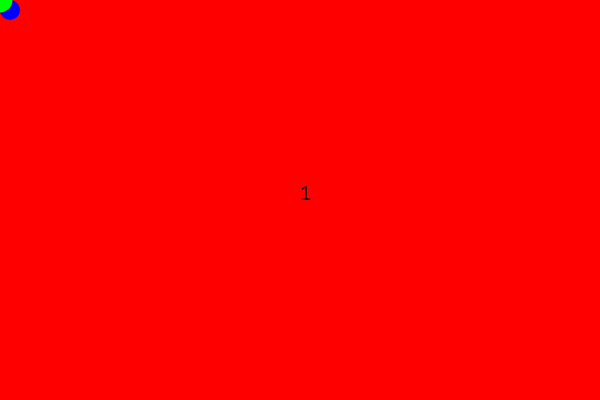
Frame 1 (no input)
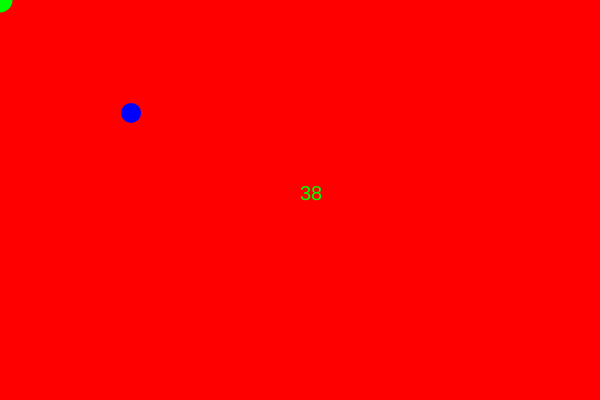
Frame 60 (no input)
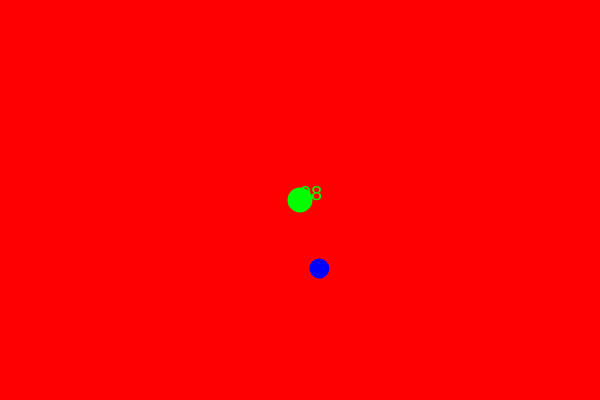
Frame 120 (the mouse pressed at the canvas centre since frame 60)

The p5.js sketch that drew these frames (run headless with seeded random() and noise() and a simulated clock; from frame 60 on, the mouse is pressed at the canvas centre):

// p5.js sketch
// ── sketch.js
function setup() {
	createCanvas(600,400);
	frameRate(30);
}
//fixed x and y position
var posX = 10;
var posY = 10;

//Max time
var maxtime = 100;
//time var
var eltime = 0;

var diamAuto = 20;
var radAuto = diamAuto/2;

var diamMouse = 30;
var radMouse = diamMouse/2;
//allows you to change x and y
var deltaX = 1;
var deltaY = 1;

function draw() {
	background('red');
	touchTimer();
	fill('blue');
	noStroke();
	ellipse(posX,posY,20,20);

	posChange();

	if (posX >= width || posX < 0){
		posX = 10;
	}
	if (posY >= height || posY < 0) {
		posY = 10;
	}
	fill(0,255,0);
	ellipse(mouseX,mouseY,25,25);

	if(dist(posX, posY, mouseX,mouseY) <= radMouse + radAuto) {
		var opt = floor(random(2));
		if(opt == 0) {
			deltaX = (deltaX * -1.1);
		} else if (opt == 1) {
			deltaY = (deltaY * -1.1);
		}
		eltime = 0;
	}
}
//pos change function
function posChange(){
	//position change
	posX = posX + deltaX;
	posY = posY + deltaY;
}


//time function
function touchTimer(){
	eltime++;
	//use text function
	//text size
	textSize(20);
	text(eltime, width/2, height/2);
	if (eltime >= maxtime){
		deltaX = deltaX * 0.5;
		deltaY = deltaY * 0.5;
		eltime = 0;
	}
}
